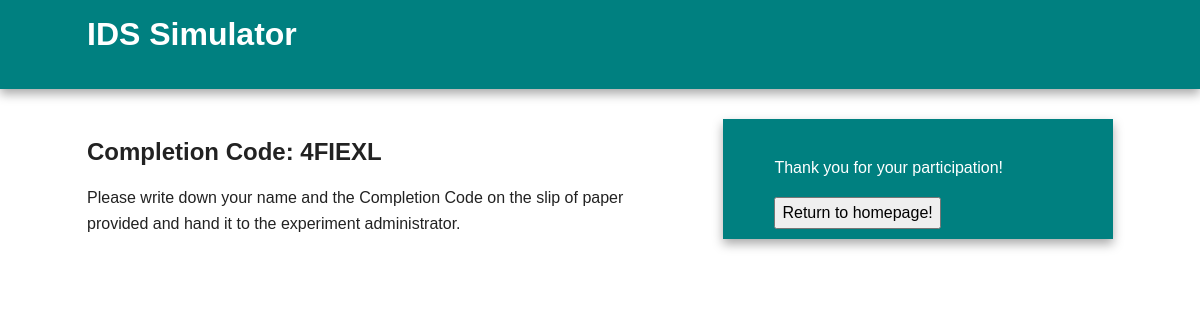
Before: /completion (signed in) with the older database file.
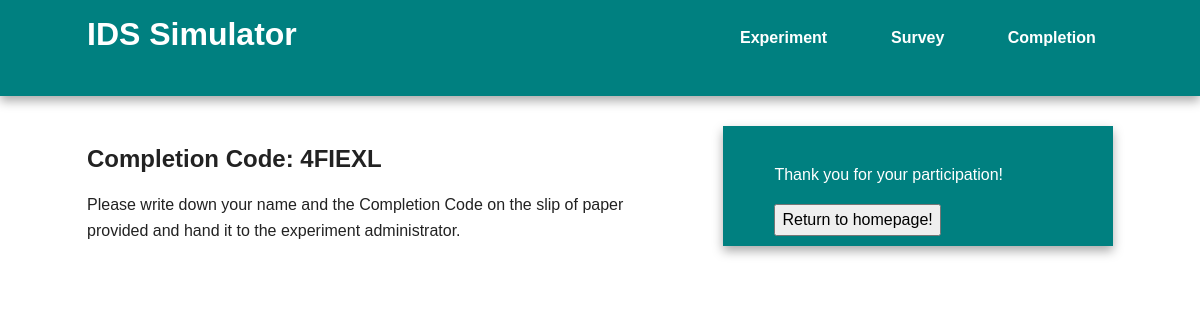
After: the same page with the newer database file.
### models.py (models this page shows, shortened)
class User(db.Model, UserMixin):
    id = db.Column(db.Integer, primary_key=True)
    username = db.Column(db.String(50), unique=True)
    group = db.Column(db.Integer())
    time_begin = db.Column(db.DateTime)
    time_end = db.Column(db.DateTime)
    events = db.Column(db.String(256))
    questionnaire_complete = db.Column(db.Boolean)
    training_complete = db.Column(db.Boolean)
    experiment_complete = db.Column(db.Boolean)
    survey_complete = db.Column(db.Boolean)
    completion_code = db.Column(db.String(6))

### crywolf.py (the view)
@app.route("/completion")
def completion():
    code = current_user.completion_code
    return render_template('completion.html', code=code)

### crywolf.py (called while the page is built)
@login_manager.user_loader
def load_user(user_id):
    return models.User.query.get(user_id)

### templates/completion.html (shortened to what this page needs)
{% extends "base.html" %}
{% block content %}
    <article>
        <h2>Completion Code: {{ code }}</h2>
        <p>Please write down your name and the Completion Code on the slip of paper provided and hand it to the experiment administrator.</p>
    </article>
    <aside>
        <p>Thank you for your participation!</p>
        <button type="submit" onclick="location.href='{{ url_for('index') }}';">Return to homepage!</button>
    </aside>
{% endblock %}

### templates/base.html (shortened to what this page needs)
<!doctype html>
<html class="no-js" lang="">
    <head>
        <link rel="stylesheet" href="../static/css/normalize.min.css">
        <link rel="stylesheet" href="../static/css/main.css">
    </head>
    <body>
        <div class="header-container">
            <header class="wrapper clearfix">
                <h1 class="title">IDS Simulator</h1>
                <nav>
                    <ul>
                        {% if current_user.is_authenticated and current_user.training_complete == True %}
                            <li><a href={{ url_for('experiment') }}>Experiment</a></li>
                        {% endif %}
                        {% if current_user.is_authenticated and current_user.experiment_complete == True %}
                            <li><a href={{ url_for('postsurvey') }}>Survey</a></li>
                        {% endif %}
                        {% if current_user.is_authenticated and current_user.survey_complete == True %}
                            <li><a href={{ url_for('completion') }}>Completion</a></li>
                        {% endif %}
                    </ul>
                </nav>
            </header>
        </div>
        <div class="main-container">
            <div class="main wrapper clearfix">
                {% block content %}
                {% endblock %}
            </div>
        </div>
    </body>
</html>

### static/css/main.css (style rules this page uses)
html { color: #222; font-size: 1em; line-height: 1.4; }
body { font: 16px/26px Helvetica, Helvetica Neue, Arial; }
.wrapper { width: 90%; margin: 0 5%; }
.header-container { border-bottom: 20px solid teal; }
.footer-container, .main aside { border-top: 20px solid teal; }
.header-container, .footer-container, .main aside { background: teal; }
.title { color: white; }
nav ul { margin: 0; padding: 0; list-style-type: none; }
nav a { display: block; margin-bottom: 10px; padding: 15px 0; text-align: center; text-decoration: none; font-weight: bold; color: white; background: teal; }
.main { padding: 30px 0; }
.main aside { color: white; padding: 0px 5% 10px; }
@media only screen and (min-width: 480px) { nav a { float: left; width: 27%; margin: 0 1.7%; padding: 25px 2%; margin-bottom: 0; } }
@media only screen and (min-width: 480px) { nav li:first-child a { margin-left: 0; } }
@media only screen and (min-width: 480px) { nav li:last-child a { margin-right: 0; } }
@media only screen and (min-width: 480px) { nav ul li { display: inline; } }
@media only screen and (min-width: 768px) { .header-container, .main aside { -webkit-box-shadow: 0 5px 10px #aaa; -moz-box-shadow: 0 5px 10px #aaa; box-shadow: 0 5px 10px #aaa; } }
@media only screen and (min-width: 768px) { .title { float: left; } }
@media only screen and (min-width: 768px) { nav { float: right; width: 38%; } }
@media only screen and (min-width: 768px) { .main article { float: left; width: 57%; } }
@media only screen and (min-width: 768px) { .main aside { float: right; width: 28%; } }
@media only screen and (min-width: 1140px) { .wrapper { width: 1026px; margin: 0 auto; } }
.clearfix:before, .clearfix:after { content: " "; display: table; }
.clearfix:after { clear: both; }
.clearfix { *zoom: 1; }

### templates/completion.html (style rules this page uses)
button { color: black; }

Changed rows visible on the page:
changed User "4FIEXL": training_complete False → True (drawn); experiment_complete False → True (drawn); survey_complete False → True (drawn)
Other visible differences:
text now shown: "Experiment Survey Completion"
